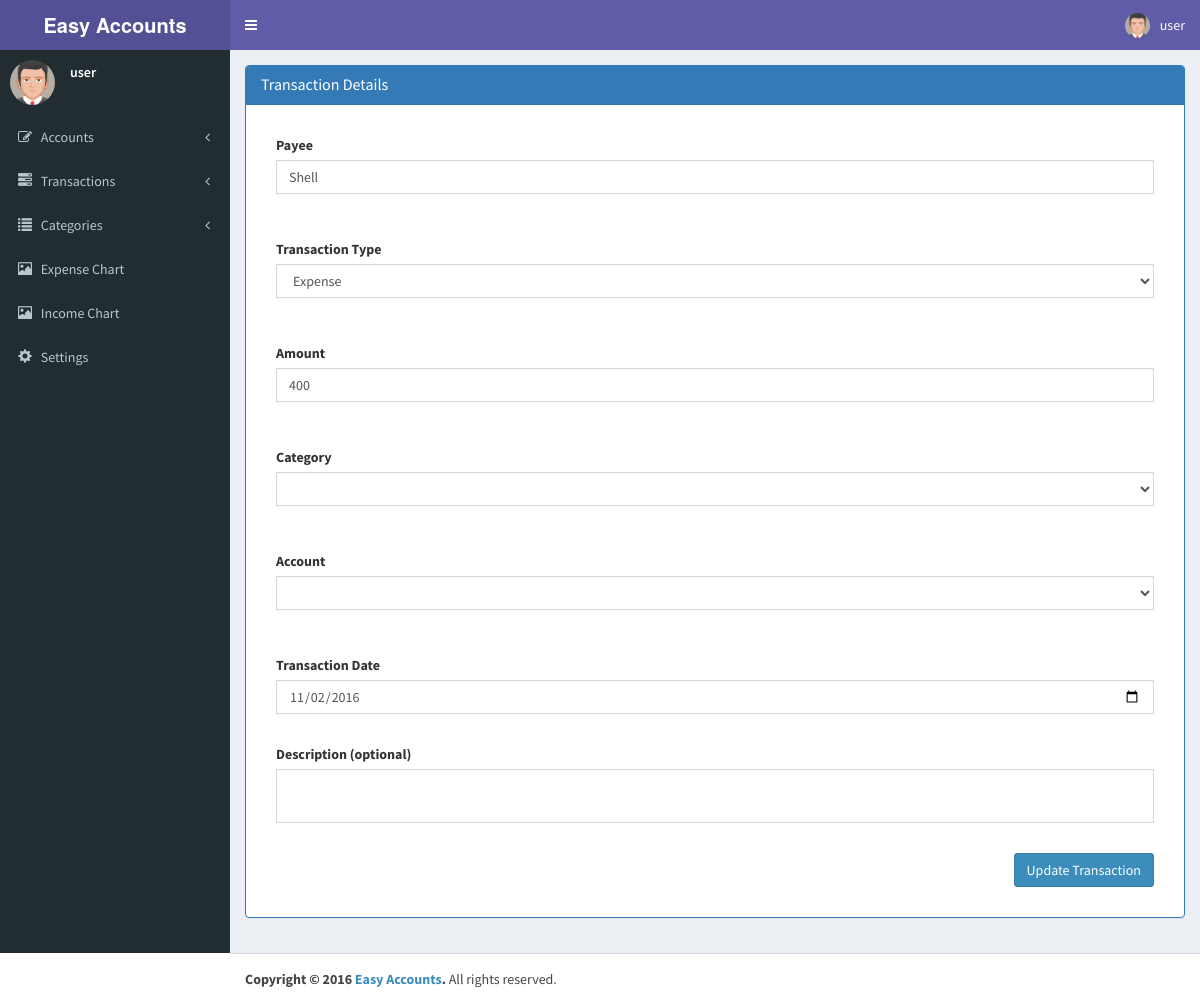
The app's page /transactions/edit-transaction.php?transactionId=TRA_1 (signed in) with its own data.
### tables this page shows
CREATE TABLE `du_transactions` (
  `tra_id` varchar(200) NOT NULL,
  `created_date` datetime NOT NULL,
  `payee` varchar(800) NOT NULL,
  `transaction_type` varchar(100) NOT NULL,
  `amount` varchar(500) NOT NULL,
  `category` varchar(300) NOT NULL,
  `account` varchar(300) NOT NULL,
  `after_bal_account` varchar(200) NOT NULL,
  `from_account` varchar(200) NOT NULL,
  `to_account` varchar(200) NOT NULL,
  `after_bal_from_account` varchar(200) NOT NULL,
  `after_bal_to_account` varchar(200) NOT NULL,
  `transaction_date` date NOT NULL,
  `description` varchar(2000) NOT NULL
);

### transactions/edit-transaction.php (the view, shortened to what this page needs)
<?php
include('../dbconfig.php');
include('../header.php');
include('../sidebar.php');
if(isset($_GET['transactionId'])) {
	$transactionId = $_GET['transactionId'];
	$table_name = $_SESSION['username'] . "_transactions";
	$query = "SELECT * FROM $table_name WHERE tra_id = '$transactionId'";
	$result = mysqli_query($dbc,$query);
	if(mysqli_num_rows($result) > 0) {
   $row = mysqli_fetch_array($result);
   $transactionData = $row;
 }
}
?>
<link rel="stylesheet" href="<?php echo HOMEURL; ?>plugins/iCheck/all.css">
<div class="content-wrapper">
 <section class="content">
  <div class="row">
    <div class="col-md-12">
      <form action="#" method="POST" onsubmit="return false;" id="addTransactionForm">
       <div class="panel panel-primary" id="">
        <div class="panel-heading">
         <h3 class="panel-title">Transaction Details</h3>
       </div>
       <div class="panel-body">
        <div class="panel-body">
          <div class="form-group">
            <label for="category_name">Payee</label>
            <input type="text" placeholder="Payee" name="payee" id="payee" class="form-control" value="<?php echo $transactionData['payee'] ?>" required="">
          </div>
        </div>
        <div class="panel-body">
          <div class="form-group" >
            <label for="category_type">Transaction Type</label>&nbsp;&nbsp;
            <select class="form-control" onchange="getCategories(this.value)" name="select_transaction_type" id="select_transaction_type">
              <option value="Expense" <?php echo (($transactionData['transaction_type'] == 'Expense')?'selected':''); ?> > Expense</option>
            </select>
          </div>
        </div>
        <div class="panel-body">
          <div class="form-group">
            <label for="amount">Amount</label>
            <input type="number" step="0.01" placeholder="Amount" name="amount" id="amount" class="form-control" value="<?php echo $transactionData['amount'] ?>" required="">
          </div>
        </div>
        <div class="panel-body" id="non_transer_category">
          <div class="form-group">
            <label for="category">Category</label>
            <select class="form-control" name="select_category" id="select_category">
            </select>
          </div>
        </div>
        <div class="panel-body" id="non_transfer_account">
          <div class="form-group">
            <label for="account">Account</label>
            <select class="form-control" name="select_account" id="select_account">
            </select>
          </div>
        </div>
        <div class="panel-body">
          <label for="transaction_date">Transaction Date</label>
          <input type="date"  placeholder="" name="transaction_date" id="transaction_date" class="transactiondatepicker form-control" value="<?php echo $transactionData['transaction_date'] ?>" required="">
        </div>
        <div class="panel-body">
          <label for="descripton">Description (optional)</label>
          <textarea class="form-control"  id="description"><?php echo $transactionData['description'] ?></textarea>
        </div>
        <div class="panel-body">
          <input type="submit" name="submit" value="Update Transaction" class="btn btn-primary pull-right" onclick="updateTransaction()">
        </div>
      </div>
    </div>
  </div>
</div>
</div>
</div>
<?php include('../footer_jsimports.php'); ?>
<?php
include('../footer.php');
?>

### transactions/edit-transaction.php (style rules this page uses)
input[type='number'] { -moz-appearance:textfield; }
textarea { resize: none; }

### records on screen
du_transactions: payee "Shell", select_transaction_type "Expense", amount "400", transaction_date "11/02/2016"

### other values on screen
$_SESSION['fullname'] "user"
